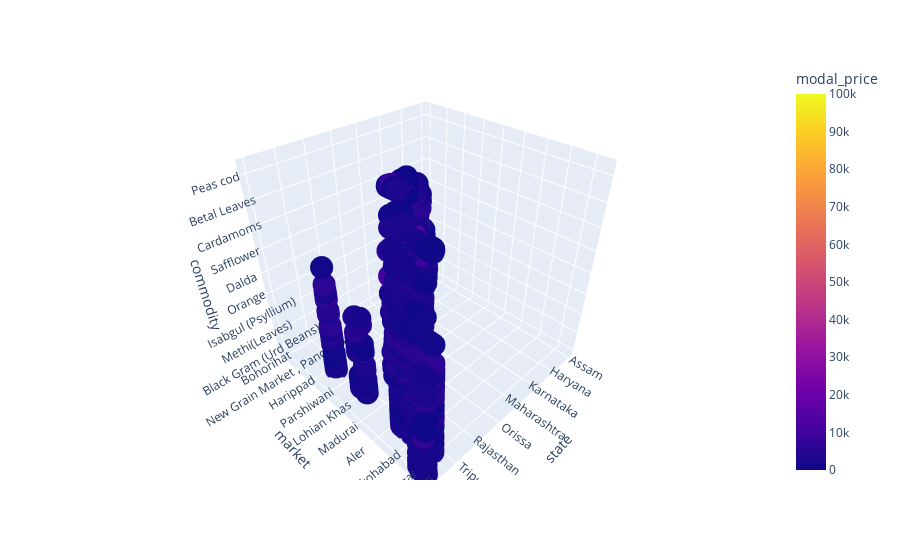

Notebook code cell kept with this figure:
### Code cell
fig1=px.scatter_3d(data,x='state',y='market',z='commodity',color='modal_price')
fig1.show()

### Figure 1 — Plotly figure (JSON) as saved in the notebook; plotly's stock layout.template omitted (floating-point values rounded to 4 significant figures; data arrays with more than 128 entries replaced by an {"elided": "..."} marker saying what was removed)
{"data": [{"hovertemplate": "state=%{x}<br>market=%{y}<br>commodity=%{z}<br>modal_price=%{marker.color}<extra></extra>", "legendgroup": "", "marker": {"color": {"elided": "7418 float values"}, "coloraxis": "coloraxis", "symbol": "circle"}, "mode": "markers", "name": "", "scene": "scene", "showlegend": false, "type": "scatter3d", "x": {"elided": "7418 str values"}, "y": {"elided": "7418 str values"}, "z": {"elided": "7418 str values"}}], "layout": {"coloraxis": {"colorbar": {"title": {"text": "modal_price"}}, "colorscale": [[0, "#0d0887"], [0.1111, "#46039f"], [0.2222, "#7201a8"], [0.3333, "#9c179e"], [0.4444, "#bd3786"], [0.5556, "#d8576b"], [0.6667, "#ed7953"], [0.7778, "#fb9f3a"], [0.8889, "#fdca26"], [1, "#f0f921"]]}, "legend": {"tracegroupgap": 0}, "margin": {"t": 60}, "scene": {"domain": {"x": [0, 1], "y": [0, 1]}, "xaxis": {"title": {"text": "state"}}, "yaxis": {"title": {"text": "market"}}, "zaxis": {"title": {"text": "commodity"}}}}}
